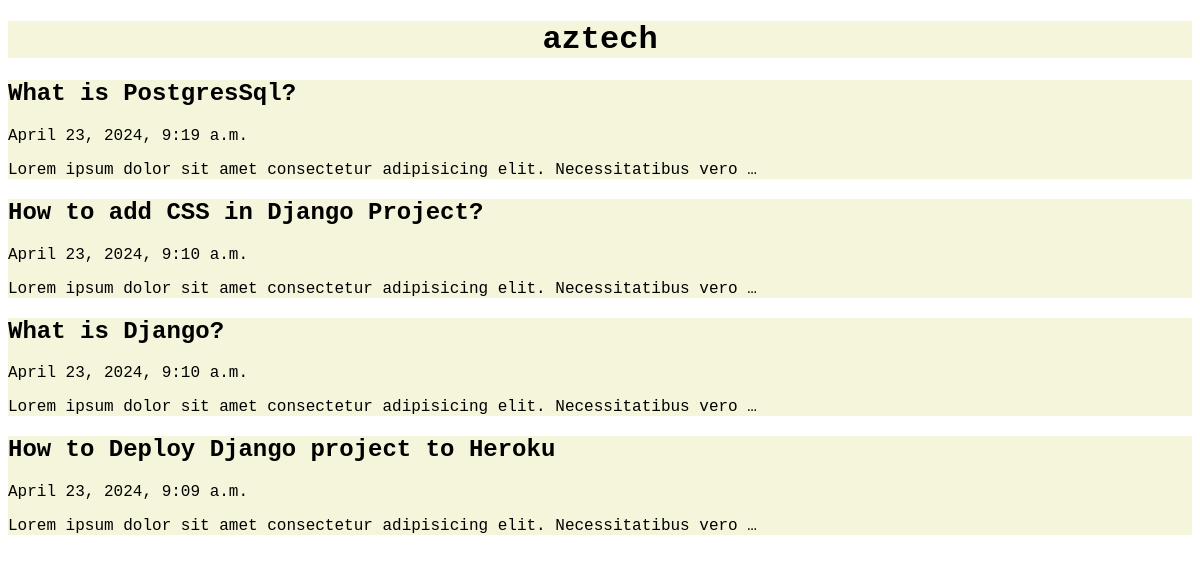
The page / on the database its author committed.
### posts/models.py (models this page shows)
class Post(models.Model):
    title = models.CharField(max_length=100)
    description = models.TextField()
    created_at = models.DateTimeField(default=datetime.now, blank=True)

### posts/views.py (the view)
# urls.py: path("", views.index, name='index'),
def index(request):
    posts = Post.objects.all()
    return render(request, 'index.html', {'posts': posts})

### templates/index.html (shortened to what this page needs)
{% load static %}
<!DOCTYPE html>
<html lang="en">
<head>
    <link rel="stylesheet" href="{% static 'aztech/style.css' %}">
</head>
<body>
    <h1 class="layout">aztech</h1>
    {% for post in posts reversed%}
    <div class="layout">
        <a class="nostyle" href="/post/{{post.id}}">
            <h2>{{post.title}}</h2>
            <p>{{post.created_at}}</p>
            <p>{{post.description|truncatewords:10}}</p>
        </a>
    </div>
    {% endfor %}
</body>
</html>

### static/aztech/style.css (style rules this page uses)
h1 { text-align: center; }
.layout { background-color:beige; font-family: 'Courier New', Courier, monospace; }
.nostyle { text-decoration: none; color: black; }

### rows shown on the page
Post: title "What is PostgresSql?", created_at "April 23, 2024, 9:19 a.m.", description "Lorem ipsum dolor sit amet consectetur adipisicing elit. Necessitatibus vero …"
Post: title "How to add CSS in Django Project?", created_at "April 23, 2024, 9:10 a.m.", description "Lorem ipsum dolor sit amet consectetur adipisicing elit. Necessitatibus vero …"
Post: title "What is Django?", created_at "April 23, 2024, 9:10 a.m.", description "Lorem ipsum dolor sit amet consectetur adipisicing elit. Necessitatibus vero …"
Post: title "How to Deploy Django project to Heroku", created_at "April 23, 2024, 9:09 a.m.", description "Lorem ipsum dolor sit amet consectetur adipisicing elit. Necessitatibus vero …"
